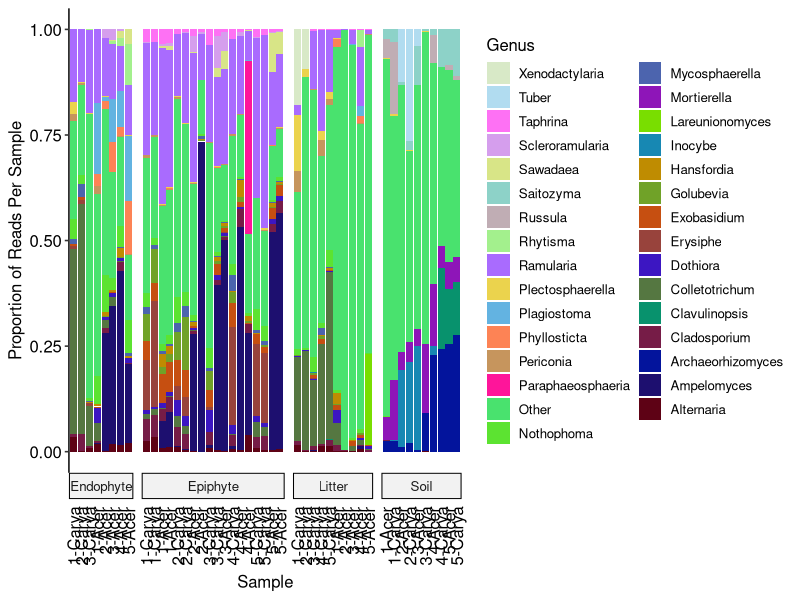
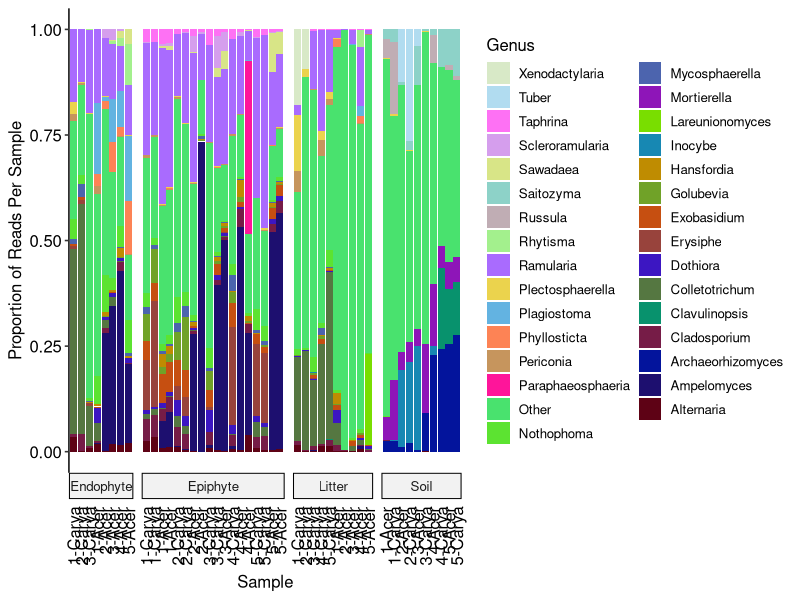

Source code (R) for these figures, in order:
library(ggplot2)
library(ggpubr)
library(dplyr)
library(tidyr)

setwd("C:/Users/julia/OneDrive - Michigan State University/Documents/MSU/Undergrad/Fall 2018/PLP 847/miseq_dat/Leaf_litter_communities")
wts_wo_negs <- c(rep(18,18), rep(10,10), rep(8, 8), rep(10, 10)) # Vector for weighting abundance by number of samples per substrate
map_wo_negs <- as.matrix(read.csv("./Data/DEM_map_wo_negs.csv", stringsAsFactors = F))
rare_otu <- as.matrix(read.csv("./Data/Rare_otu_table.csv"))
colnames(map_wo_negs) <- map_wo_negs["SampleID",]
colnames(rare_otu) <- map_wo_negs["SampleID",]
taxa_table <- read.delim("./Data/consensus_taxonomy_constax.txt") # Load CONSTAX classifications
rownames(taxa_table) <- taxa_table$OTU_ID # Rename rows with the OTU_ID

prop_otu_dat <- rare_otu # Assign the table to new df to maintain shape

for (i in 1:dim(rare_otu)[2]){ # for each column
  prop_otu_dat[,i] <- rare_otu[,i]/(sum(rare_otu[,i])*wts_wo_negs[i]) # Calculate proportions and scale by # of samples per substrate
}
prop_otu_dat <- as.data.frame(prop_otu_dat) # Convert matrix to df
prop_otu_dat$OTU_name <- rownames(rare_otu) # Same rownames as OTU table
taxa_tab_trim <- taxa_table[rownames(rare_otu),] # Reorder taxa table by otu table order
prop_otu_dat <- cbind(prop_otu_dat, taxa_tab_trim) # Combine dataframes
colnames(prop_otu_dat)
prop_otu_long <- prop_otu_dat %>% # Pivot by sample name to make long
  pivot_longer(cols=starts_with("2"), names_to="Sample")

# prop_otu_long # check df
genus_tab <- prop_otu_long %>% group_by(Genus) %>% summarize(wt_read_count = sum(value)) # Create df grouped by genus
genus_tab <- arrange(genus_tab, desc(wt_read_count)) # Reorder based on abundance
genus_top <- genus_tab %>% top_n(30) # Take top 30 genera, using weighted abundance/read count
if ("" %in% genus_top$Genus){ # If unnamed is in the top 30, drop it
  genus_top <- genus_tab %>% top_n(31)
  genus_top <- genus_top[genus_top$Genus != "",]
}
# genus_top # check table
colnames(prop_otu_long)
prop_long_gen_filt <- prop_otu_long %>% # take proportions for samples in top 30 genera
  select(Genus, Sample, value) %>%
  filter(Genus %in% genus_top$Genus)
# prop_long_gen_filt # Check prop table

other_tab <- prop_otu_long %>% # Table for the sum of the other genera
  filter(!(Genus %in% genus_top$Genus)) %>%
  group_by(Sample) %>%
  summarize(value = sum(value))

other_tab$Genus <- rep("Other", dim(other_tab)[1]) # Set name to other

prop_long_gen_filt <- rbind(prop_long_gen_filt, other_tab) # Add "Other" table to proportion table
subs <- vector(length = dim(prop_long_gen_filt)[1])
sites <- subs
hosts <- subs
short <- subs
for (i in 1:dim(prop_long_gen_filt)[1]){
  subs[i] <- map_wo_negs["Substrate", prop_long_gen_filt$Sample[i]]
  sites[i] <- map_wo_negs["Site", prop_long_gen_filt$Sample[i]]
  hosts[i] <- map_wo_negs["Plant_species", prop_long_gen_filt$Sample[i]]
  short[i] <- map_wo_negs["Short_name", prop_long_gen_filt$Sample[i]]
}
prop_long_gen_filt <- prop_long_gen_filt %>%
  mutate(Substrate = subs,
         Site = sites,
         Host = hosts,
         Name = paste(Site,
                      unlist(strsplit(Host, " "))[c(T, F)],
                      sep = "-"))

palette_CB9 <- c('#5e0215', '#1d0f6f', '#03149c', '#761c47', '#08926d', '#557741', # Custom color pallete for 31 samples
                 '#3c16c2', '#98433c', '#c64f11', '#70a228', '#bf8c01', '#1788b3',
                 '#79de00', '#8e15b8', '#4c64ae', '#5ce331', '#49e26e', '#fe159a',
                 '#c6955d', '#fd8355', '#63b3e1', '#ebd34d', '#a96bfe', '#a3f08d',
                 '#c0adb4', '#8dd2c8', '#d8e587', '#d59eed', '#fe71f4', '#b1dcf0',
                 '#d8e9c7')
colnames(prop_long_gen_filt)
facet_labs <- c(Epi = "Epiphyte", Endo = "Endophyte", Lit = "Litter", Soil = "Soil") # Change facet labels
genus_barplot <- ggplot(prop_long_gen_filt, # Ggplot barplot of proportions
                        aes(x = Sample, y = value, fill = Genus)) +
  geom_bar(position = position_fill(reverse=TRUE), stat="identity") + # Stacked bars
  facet_grid(~Substrate,
            switch = "x",
            scales = "free_x",
            space = "free_x",
            labeller = labeller(Substrate=facet_labs)) +
  theme_pubr() +
  scale_fill_manual(values= palette_CB9) + # Use palette
  scale_x_discrete(breaks = prop_long_gen_filt$Sample, # Replace sample names with shortened sample descriptions
                   labels = prop_long_gen_filt$Name) +
  ylim(0,1) +
  labs(y = "Proportion of Reads Per Sample", fill = "Genus") + # Change variable labels
  theme(legend.position = "right", # Legend, ticks, and text adjustments
        axis.line.x.bottom = element_blank(),
        axis.ticks.x = element_blank(),
        axis.text.x = element_text(angle=90, vjust=0.5, hjust=1)) +
  guides(fill = guide_legend(reverse = TRUE)) # Reverse legend to match

genus_barplot # Show plot

ggsave("./Figures/top30_genera_gg_constax.png", genus_barplot, width=14, height = 8, units="in") # Save plot
